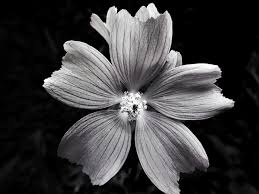
#> input picture ejercicios/Flor_Escala_de_Grises.jpg, 259 x 194 px
$ python Ejercicio6.py
#> lines starting #> are read from the running program, lines starting #| are printed output that depends on the picture; long printed decimals are rounded
import cv2
import numpy as np
import matplotlib.pyplot as plt

# Cargar imagen en escala de grises
img = cv2.imread("Flor_Escala_de_Grises.jpg", cv2.IMREAD_GRAYSCALE)
#> img: shape (194, 259); min 0, max 255, mean 59.9

# Ver forma
print("Shape:", img.shape)
#| Shape: (194, 259)

# 1. Calcular promedio y desviación estándar
mean_pixel = img.mean()
#> mean_pixel = 59.93
std_pixel = img.std()
#> std_pixel = 73.14
print("Promedio:", mean_pixel)
#| Promedio: 59.933
print("Desviación estándar:", std_pixel)
#| Desviación estándar: 73.136

# 2. Calcular histograma de intensidades
hist = cv2.calcHist([img], [0], None, [256], [0,256])
#> hist = 256 values, max 10408 at index 0, min 10 at index 249, mean 196.3

# Muestra la imagen original
plt.figure() # Crea una ventana nueva para la imagen
plt.imshow(img, cmap='gray')
# -------------------------------------------

# Mostrar histograma
plt.figure() # Crea otra ventana para el histograma
plt.plot(hist)
plt.title("Histograma de intensidades")
plt.xlabel("Nivel de gris")
plt.ylabel("Frecuencia")
plt.show()
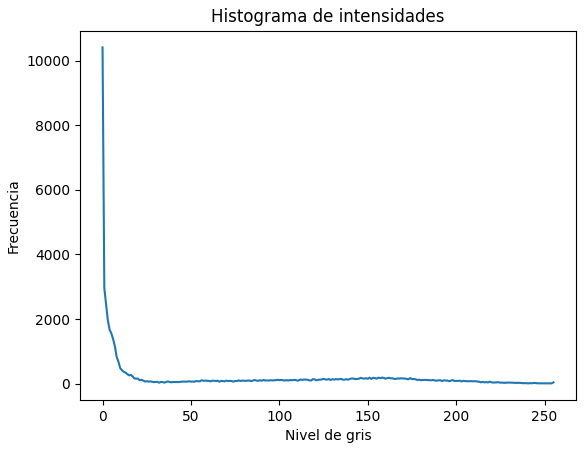
#> figure drawn by matplotlib, 1 panel; curve peaks at x = 0, y = 10408

$ run again, with ejercicios/Imagen_Flor.jpg copied over ejercicios/Flor_Escala_de_Grises.jpg
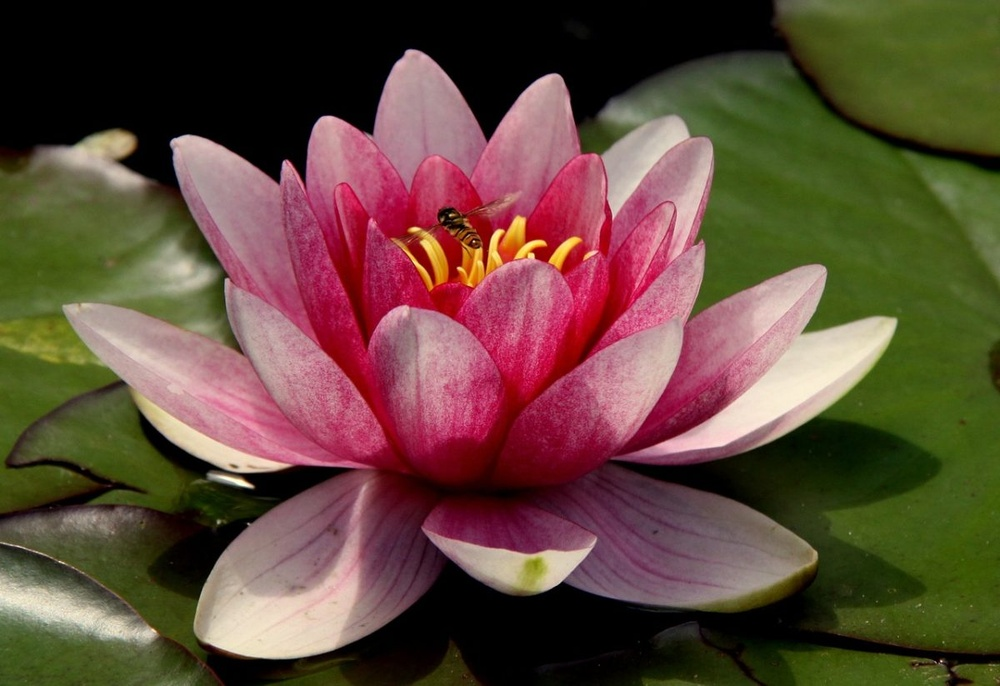
#> input picture ejercicios/Imagen_Flor.jpg, 1000 x 686 px, shrunk from 1200 x 823 before the run
#> `img = cv2.imread("Flor_Escala_de_Grises.jpg", cv2.IMREAD_GRAYSCALE)`:
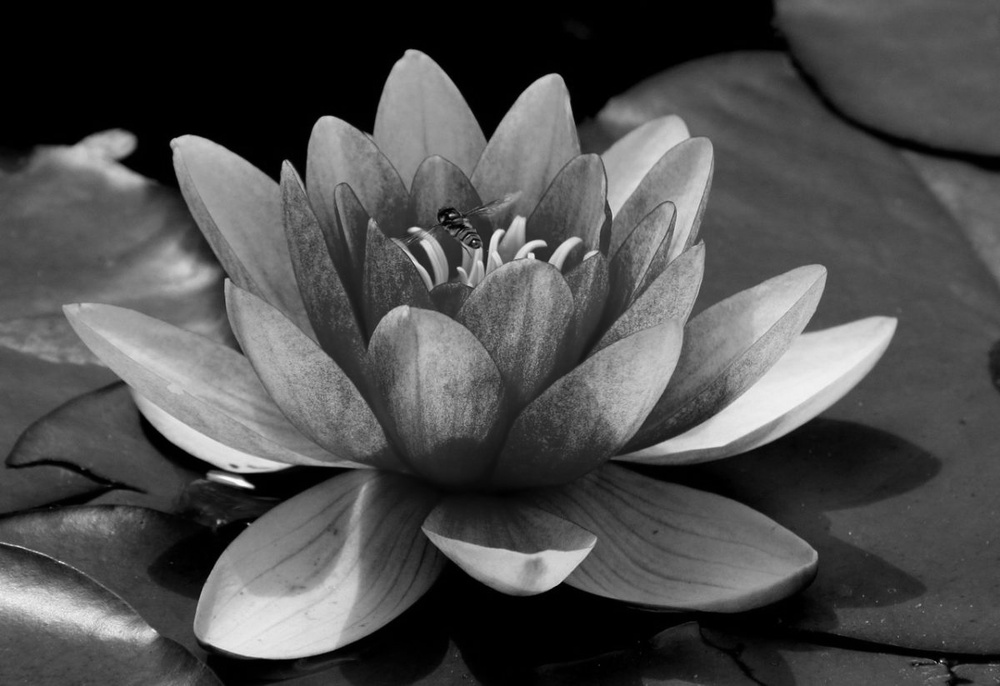
#> img: shape (686, 1000); min 0, max 254, mean 78.6
#| Shape: (686, 1000)
#> mean_pixel = 78.59
#> std_pixel = 58.99
#| Promedio: 78.588
#| Desviación estándar: 58.990
#> hist = 256 values, max 98892 at index 0, min 0 at index 253, mean 2679.7
#> `plt.show()`:
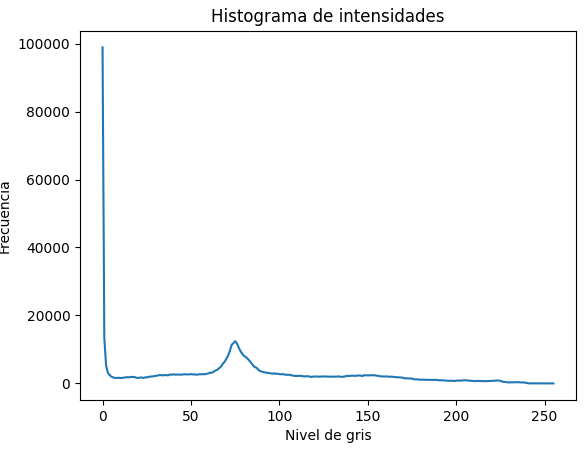
#> figure drawn by matplotlib, 1 panel; curve peaks at x = 0, y = 98892

$ run again, with ejercicios/Girasol.jpeg copied over ejercicios/Flor_Escala_de_Grises.jpg
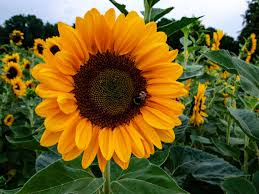
#> input picture ejercicios/Girasol.jpeg, 259 x 194 px
#> `img = cv2.imread("Flor_Escala_de_Grises.jpg", cv2.IMREAD_GRAYSCALE)`:
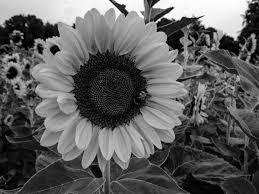
#> img: shape (194, 259); min 0, max 255, mean 95.2
#| Shape: (194, 259)
#> mean_pixel = 95.2
#> std_pixel = 67.37
#| Promedio: 95.203
#| Desviación estándar: 67.373
#> hist = 256 values, max 701 at index 0, min 21 at index 199, mean 196.3
#> `plt.show()`:
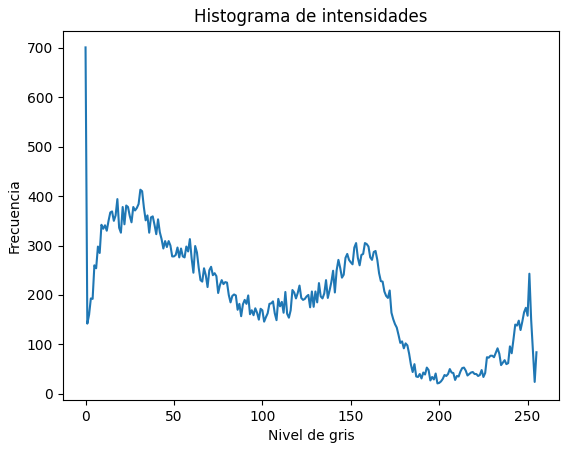
#> figure drawn by matplotlib, 1 panel; curve peaks at x = 0, y = 701
